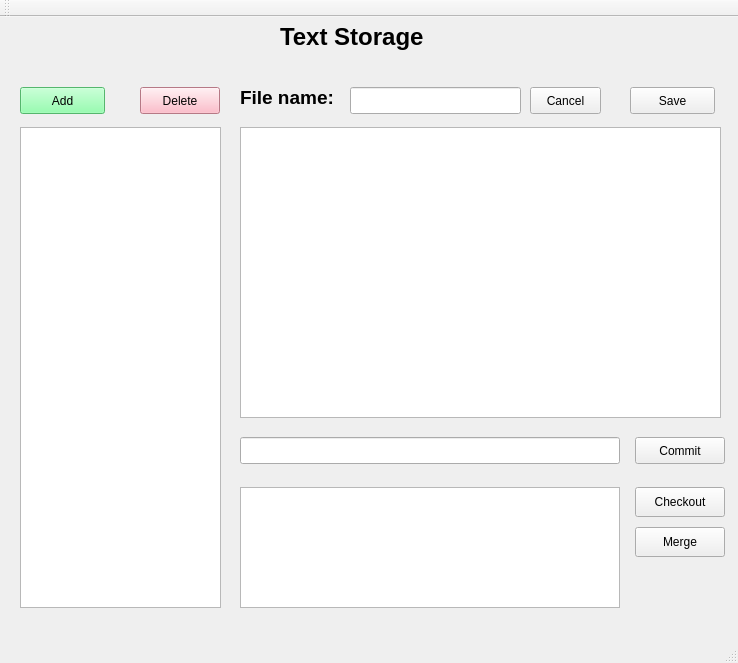
<?xml version="1.0" encoding="UTF-8"?>
<ui version="4.0">
 <class>MainWindow</class>
 <widget class="QMainWindow" name="MainWindow">
  <property name="geometry">
   <rect>
    <x>0</x>
    <y>0</y>
    <width>738</width>
    <height>663</height>
   </rect>
  </property>
  <property name="windowTitle">
   <string>Text Storage</string>
  </property>
  <widget class="QWidget" name="centralWidget">
   <widget class="QLabel" name="lab_title">
    <property name="geometry">
     <rect>
      <x>280</x>
      <y>0</y>
      <width>161</width>
      <height>41</height>
     </rect>
    </property>
    <property name="styleSheet">
     <string notr="true"/>
    </property>
    <property name="text">
     <string>&lt;h1&gt; Text Storage &lt;/h1&gt;</string>
    </property>
   </widget>
   <widget class="QListWidget" name="listTexts">
    <property name="geometry">
     <rect>
      <x>20</x>
      <y>110</y>
      <width>201</width>
      <height>481</height>
     </rect>
    </property>
    <property name="font">
     <font>
      <pointsize>14</pointsize>
     </font>
    </property>
   </widget>
   <widget class="QPushButton" name="btnAdd">
    <property name="geometry">
     <rect>
      <x>20</x>
      <y>70</y>
      <width>85</width>
      <height>27</height>
     </rect>
    </property>
    <property name="styleSheet">
     <string notr="true">background-color: #7F9;</string>
    </property>
    <property name="text">
     <string>Add</string>
    </property>
   </widget>
   <widget class="QTextEdit" name="textEdit">
    <property name="geometry">
     <rect>
      <x>240</x>
      <y>110</y>
      <width>481</width>
      <height>291</height>
     </rect>
    </property>
    <property name="font">
     <font>
      <pointsize>14</pointsize>
     </font>
    </property>
    <property name="html">
     <string>&lt;!DOCTYPE HTML PUBLIC &quot;-//W3C//DTD HTML 4.0//EN&quot; &quot;http://www.w3.org/TR/REC-html40/strict.dtd&quot;&gt;
&lt;html&gt;&lt;head&gt;&lt;meta name=&quot;qrichtext&quot; content=&quot;1&quot; /&gt;&lt;style type=&quot;text/css&quot;&gt;
p, li { white-space: pre-wrap; }
&lt;/style&gt;&lt;/head&gt;&lt;body style=&quot; font-family:'Noto Sans'; font-size:14pt; font-weight:400; font-style:normal;&quot;&gt;
&lt;p style=&quot;-qt-paragraph-type:empty; margin-top:0px; margin-bottom:0px; margin-left:0px; margin-right:0px; -qt-block-indent:0; text-indent:0px; font-size:16pt;&quot;&gt;&lt;br /&gt;&lt;/p&gt;&lt;/body&gt;&lt;/html&gt;</string>
    </property>
   </widget>
   <widget class="QPushButton" name="btnDelete">
    <property name="geometry">
     <rect>
      <x>140</x>
      <y>70</y>
      <width>80</width>
      <height>27</height>
     </rect>
    </property>
    <property name="styleSheet">
     <string notr="true">background-color: #fab</string>
    </property>
    <property name="text">
     <string>Delete</string>
    </property>
   </widget>
   <widget class="QLineEdit" name="textCommit">
    <property name="geometry">
     <rect>
      <x>240</x>
      <y>420</y>
      <width>380</width>
      <height>27</height>
     </rect>
    </property>
   </widget>
   <widget class="QPushButton" name="btnCommit">
    <property name="geometry">
     <rect>
      <x>635</x>
      <y>420</y>
      <width>90</width>
      <height>27</height>
     </rect>
    </property>
    <property name="text">
     <string>Commit</string>
    </property>
   </widget>
   <widget class="QListWidget" name="listCommits">
    <property name="geometry">
     <rect>
      <x>240</x>
      <y>470</y>
      <width>380</width>
      <height>121</height>
     </rect>
    </property>
   </widget>
   <widget class="QPushButton" name="btnMerge">
    <property name="geometry">
     <rect>
      <x>635</x>
      <y>510</y>
      <width>90</width>
      <height>30</height>
     </rect>
    </property>
    <property name="text">
     <string>Merge</string>
    </property>
   </widget>
   <widget class="QPushButton" name="btnCheckout">
    <property name="geometry">
     <rect>
      <x>635</x>
      <y>470</y>
      <width>90</width>
      <height>30</height>
     </rect>
    </property>
    <property name="text">
     <string>Checkout</string>
    </property>
   </widget>
   <widget class="QPushButton" name="btnSave">
    <property name="geometry">
     <rect>
      <x>630</x>
      <y>70</y>
      <width>85</width>
      <height>27</height>
     </rect>
    </property>
    <property name="text">
     <string>Save</string>
    </property>
   </widget>
   <widget class="QLineEdit" name="textFilename">
    <property name="enabled">
     <bool>true</bool>
    </property>
    <property name="geometry">
     <rect>
      <x>350</x>
      <y>70</y>
      <width>171</width>
      <height>27</height>
     </rect>
    </property>
    <property name="font">
     <font>
      <pointsize>14</pointsize>
     </font>
    </property>
   </widget>
   <widget class="QLabel" name="labFilename">
    <property name="geometry">
     <rect>
      <x>240</x>
      <y>70</y>
      <width>100</width>
      <height>20</height>
     </rect>
    </property>
    <property name="font">
     <font>
      <pointsize>14</pointsize>
      <weight>75</weight>
      <bold>true</bold>
     </font>
    </property>
    <property name="text">
     <string>File name:</string>
    </property>
   </widget>
   <widget class="QPushButton" name="btnCancel">
    <property name="geometry">
     <rect>
      <x>530</x>
      <y>70</y>
      <width>71</width>
      <height>27</height>
     </rect>
    </property>
    <property name="text">
     <string>Cancel</string>
    </property>
   </widget>
  </widget>
  <widget class="QMenuBar" name="menuBar">
   <property name="geometry">
    <rect>
     <x>0</x>
     <y>0</y>
     <width>738</width>
     <height>27</height>
    </rect>
   </property>
  </widget>
  <widget class="QToolBar" name="mainToolBar">
   <attribute name="toolBarArea">
    <enum>TopToolBarArea</enum>
   </attribute>
   <attribute name="toolBarBreak">
    <bool>false</bool>
   </attribute>
  </widget>
  <widget class="QStatusBar" name="statusBar"/>
 </widget>
 <layoutdefault spacing="6" margin="11"/>
 <resources/>
 <connections/>
</ui>
